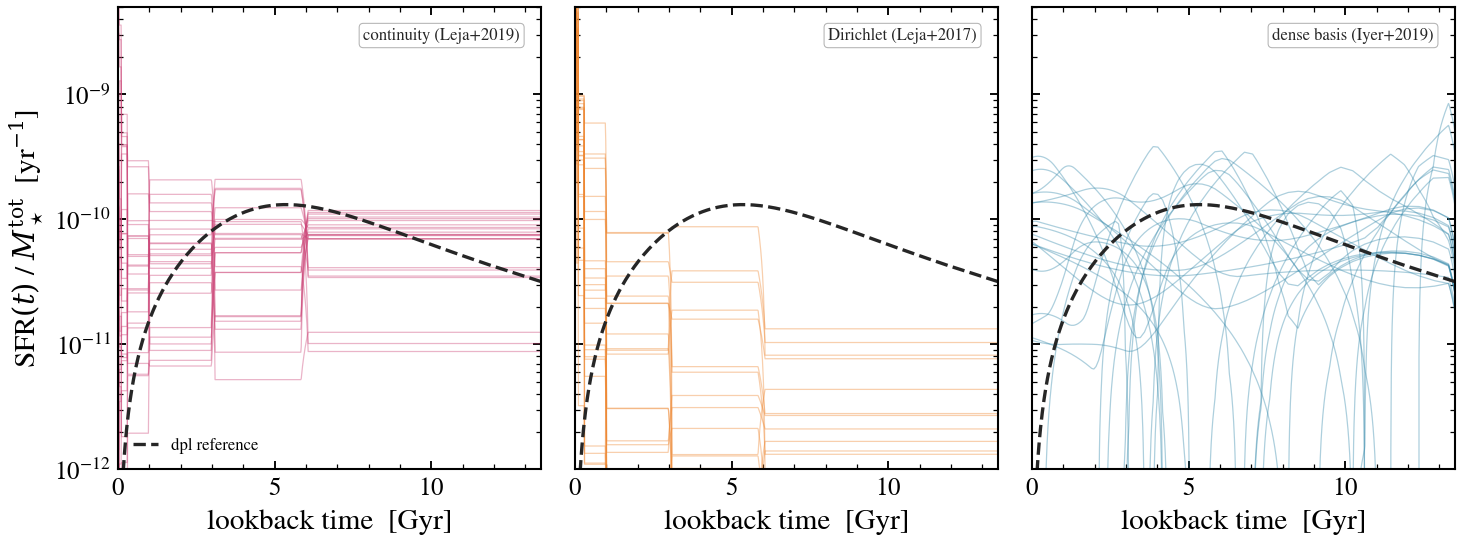

This figure's Python source:
"""
Non-parametric SFH families compared
======================================

The parametric SFH atlas (``plot_sfh_form_compare.py``) shows seven
classical analytic SFH shapes. Beyond those, tengri ships three
non-parametric families that bin the mass formed in successive lookback
intervals — useful when the data resolve more than ~5 SFR bins and you
want a flexible prior that doesn't impose a strong shape.

Three forms overlaid at their default priors:
- ``continuity``       — Leja+2019 fixed-bin continuity prior
- ``dirichlet``        — Leja+2017 Dirichlet over normalized bin weights
- ``dense_basis``      — Iyer+2019 GP-regularized cumulative SFH

All three are drawn 24 times from their priors and shown as light
trajectories; the parametric ``dpl`` is overlaid as a thick black
reference. The dispersion of each family is the visual prior — wide
clouds mean the form is permissive, narrow clouds mean the form is
restrictive.
"""

import os

os.environ["TF_CPP_MIN_LOG_LEVEL"] = "2"  # suppress XLA/PjRt C++ INFO+WARNING logs

import warnings

import jax
import matplotlib.pyplot as plt
import numpy as np

import tengri
from tengri.analysis.plotting import setup_style

setup_style()
warnings.filterwarnings("ignore", message=".*BakedInBackend.*")

FORMS = [
    ("continuity", "continuity (Leja+2019)", "#cc4477"),
    ("dirichlet", "Dirichlet (Leja+2017)", "#ee8833"),
    ("dense_basis", "dense basis (Iyer+2019)", "#3388aa"),
]
N_DRAWS = 24

ssp = tengri.load_ssp()
fig, axes = plt.subplots(
    1, 3, figsize=(11.5, 4.0), sharex=True, sharey=True, gridspec_kw={"wspace": 0.08}
)

ref = tengri.SEDModel.build(
    ssp, sfh={"type": "dpl", "*": tengri.FIXED}, redshift=tengri.Fixed(0.0)
)
p_ref = dict(ref.spec.sample(jax.random.PRNGKey(99)))
sfh_ref = ref.predict_sfh(p_ref)
t_ref = np.asarray(sfh_ref["t_gyr"])
sfr_ref = np.asarray(sfh_ref["sfr_mean"])
mass_ref = np.trapezoid(sfr_ref, t_ref * 1.0e9)
sfr_ref = sfr_ref / mass_ref if mass_ref > 0 else sfr_ref

key0 = jax.random.PRNGKey(7)
for ax, (form, label, color) in zip(axes, FORMS):
    model = tengri.SEDModel.build(
        ssp,
        sfh={"type": form, "*": tengri.FREE},
        redshift=tengri.Fixed(0.0),
    )
    for _i, sub_key in enumerate(jax.random.split(key0, N_DRAWS)):
        p = dict(model.spec.sample(sub_key))
        sfh = model.predict_sfh(p)
        t = np.asarray(sfh["t_gyr"])
        sfr = np.asarray(sfh["sfr_mean"])
        mass = np.trapezoid(sfr, t * 1.0e9)
        if mass > 0:
            sfr = sfr / mass
        ax.plot(t, sfr, color=color, lw=0.6, alpha=0.4)
    ax.plot(t_ref, sfr_ref, color="0.15", lw=1.6, ls="--", label="dpl reference")
    ax.text(
        0.95,
        0.93,
        label,
        transform=ax.transAxes,
        fontsize=8,
        color="0.15",
        ha="right",
        bbox=dict(boxstyle="round,pad=0.25", fc="white", ec="0.7", lw=0.5),
    )
    ax.set_yscale("log")
    ax.set_xlabel(r"lookback time  [Gyr]")
    ax.set_xlim(0, 13.5)
    ax.set_ylim(1e-12, 5e-9)

axes[0].set_ylabel(r"SFR$(t)$ / $M_\star^{\rm tot}$  [yr$^{-1}$]")
axes[0].legend(frameon=False, fontsize=8, loc="lower left")

plt.savefig("plot_sfh_nonparametric_compare.png", dpi=150, bbox_inches="tight")
